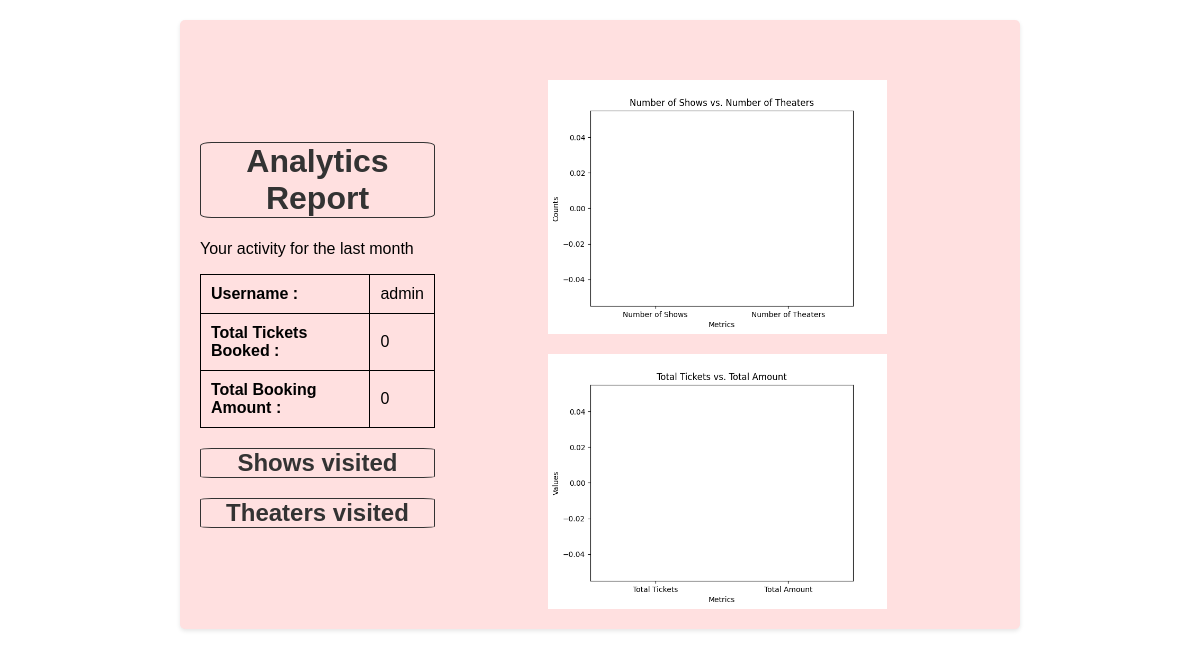
The page /test_anaytics/1 on the database its author committed.
### application/models.py (models this page shows)
class User(db.Model):
    __tablename__ = "user"
    UserID = db.Column(db.Integer, primary_key=True)
    Name = db.Column(db.String(100))
    Email = db.Column(db.String(100))
    Password = db.Column(db.String(100))
    IsAdmin = db.Column(db.Boolean, default=False)
    last_visited = db.Column(db.DateTime, default=datetime.utcnow)
    Roles = db.relationship(
        "Role", secondary="roles_users", backref=db.backref("users", lazy="subquery")
    )

### application/controllers.py (the view)
@app.route("/test_anaytics/<user_id>")
def test(user_id):
    data = create_analytics(user_id)
    return render_template("analytics.html", data=data)

### application/tasks.py (called while the page is built, shortened)
def get_bookings_for_previous_month(user_id):
    today = datetime.today()
    first_day_of_current_month = today.replace(day=1)
    last_day_of_previous_month = first_day_of_current_month - timedelta(days=1)
    first_day_of_previous_month = last_day_of_previous_month.replace(day=1)
    all_bookings = Booking.query.filter_by(user_id=user_id).all()
    bookings = []
    print("Bookings : ", bookings)
    return bookings

@celery.task()
def create_analytics(user_id):
    user = User.query.filter_by(UserID=user_id).first()
    bookings = get_bookings_for_previous_month(user.UserID)
    total_tickets = 0
    total_amount = 0
    show_ids = []
    shows = Show.query.filter(Show.ShowID.in_(show_ids)).all()
    show_names = [show.Name for show in shows]
    theater_ids = [theater.TheaterID for show in shows for theater in show.theaters]
    theaters = Theater.query.filter(Theater.TheaterID.in_(theater_ids)).all()
    theater_names = [theater.Name for theater in theaters]
    analytics = {
        "user": user.Name,
        "total_tickets": total_tickets,
        "total_amount": total_amount,
        "show_names": show_names,
        "theater_names": theater_names,
    }
    create_plots(analytics)
    return analytics

### templates/analytics.html (shortened to what this page needs)
<!DOCTYPE html>
<html lang="en">
<head>
</head>
<body>
    <div class="container">
        <div class="row">
            <div class="col">
                <h1>Analytics Report</h1>
                <p> Your activity for the last month</p>
                <table>
                    <tr>
                        <th>Username : </th>
                        <td>{{ data.user }}</td>
                    </tr>
                    <tr>
                        <th>Total Tickets Booked : </th>
                        <td>{{ data.total_tickets }}</td>
                    </tr>
                    <tr>
                        <th>Total Booking Amount : </th>
                        <td>{{ data.total_amount }}</td>
                    </tr>
                </table>
                <h2>Shows visited</h2>
                <h2>Theaters visited</h2>
            </div>
            <div class="col">
                <div class="row">
                <img src="/static/plots/{{data.user}}/num_shows_vs_num_theaters.png">
                </div>
                <div class="row">
                <img src="/static/plots/{{data.user}}/total_tickets_vs_total_amount.png">
                    </div>
            </div>
        </div>
    </div>
</body>
</html>

### templates/analytics.html (style rules this page uses)
body { font-family: Arial, sans-serif; background-color: #ffffff; margin: 0; padding: 0; }
.container { max-width: 800px; margin: 20px auto; padding: 20px; background-color: #ffe0e0; border-radius: 5px; box-shadow: 0 2px 4px rgba(0, 0, 0, 0.1); }
h1, h2 { text-align: center; color: #333; border: 1px solid; border-radius: 5%; }
table { width: 100%; border-collapse: collapse; border: 1px solid #000000; }
th, td { padding: 10px; text-align: left; border-bottom: 1px solid #000000; border-right: 1px solid black; }
.row { display: flex; justify-content: space-between; align-items: center; margin-top: 20px; }
.col img { max-width: 60%; height: auto; display: block; margin: 0 auto; }

### rows shown on the page
User: user "admin", user (picture)

### other values the page prints
{{ data.total_tickets }} "0"
{{ data.total_amount }} "0"
